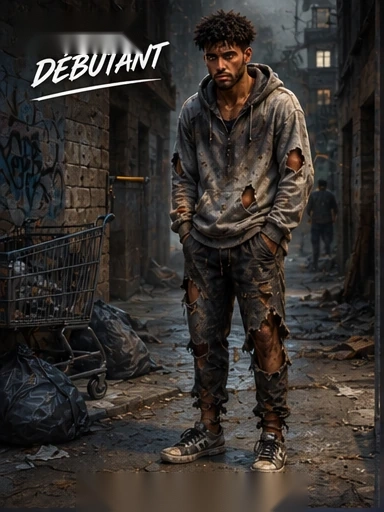
#> input picture assets/characters/male/medium/brown/male_textured/01-debutant.webp, 384 x 512 px, found by its file name
$ python build_beginner_layers.py
#> lines starting #> are read from the running program, lines starting #| are printed output that depends on the picture; after the words box and inside, x2 and y2 are one past the last pixel; in counts of white or black regions, pixels touching at a corner belong together
from pathlib import Path
import cv2
import numpy as np

SRC = Path('assets/characters/male/medium/brown/male_textured/01-debutant.webp')
OUT_DIR = Path('assets/characters/male/medium/brown/male_textured/generated')
OUT_DIR.mkdir(parents=True, exist_ok=True)

img = cv2.imread(str(SRC), cv2.IMREAD_COLOR)
#> img is the input picture: shape (512, 384, 3); mean B, G, R 45.5, 49.1, 53.9
if img is None:
    raise SystemExit('Unable to load beginner asset')

h, w = img.shape[:2]
#> h = 512; w = 384

# GrabCut autour du personnage central. Les coordonnées sont proportionnelles
# afin de rester robustes si l'image source change légèrement de résolution.
mask = np.full((h, w), cv2.GC_BGD, dtype=np.uint8)

# Zone probable du personnage.
x0, y0 = int(w * 0.28), int(h * 0.025)
#> x0 = 107; y0 = 12
x1, y1 = int(w * 0.73), int(h * 0.965)
#> x1 = 280; y1 = 494
mask[y0:y1, x0:x1] = cv2.GC_PR_FGD

# Coeur certain du personnage : tête, torse et jambes centrales.
cv2.ellipse(mask, (int(w*.51), int(h*.13)), (int(w*.11), int(h*.12)), 0, 0, 360, cv2.GC_FGD, -1)
cv2.rectangle(mask, (int(w*.38), int(h*.18)), (int(w*.64), int(h*.62)), cv2.GC_FGD, -1)
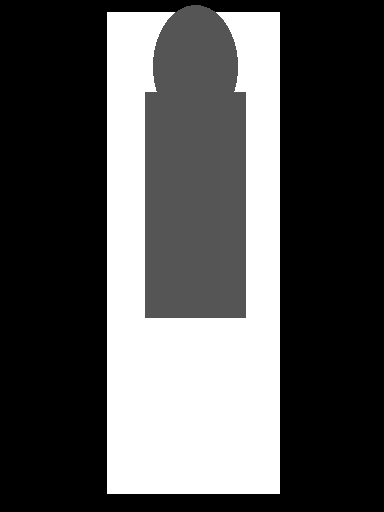
#> mask: shape (512, 384); min 0, max 3, mean 0.98; drawn with min black and max white
cv2.rectangle(mask, (int(w*.40), int(h*.55)), (int(w*.62), int(h*.91)), cv2.GC_FGD, -1)
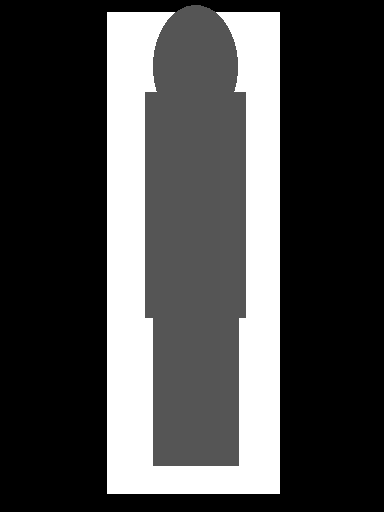
#> mask: shape (512, 384); 6.47% of pixels changed, all inside (x1, y1, x2, y2) = (153, 318, 239, 466); drawn with min black and max white

bgd = np.zeros((1, 65), np.float64)
fgd = np.zeros((1, 65), np.float64)
cv2.grabCut(img, mask, None, bgd, fgd, 10, cv2.GC_INIT_WITH_MASK)

fg = np.where((mask == cv2.GC_FGD) | (mask == cv2.GC_PR_FGD), 1, 0).astype(np.uint8)

# Garde le plus gros composant connecté dans la zone centrale.
num, labels, stats, _ = cv2.connectedComponentsWithStats(fg, 8)
#> num = 26
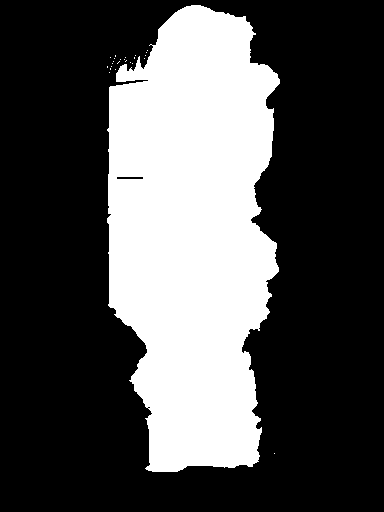
#> fg: shape (512, 384); values 0 (black) and 1 (white), 31.6% white; 25 white regions (24 under 20 px), largest, box (x1, y1, x2, y2) and area: (107, 5, 280, 472) 62033
if num > 1:
    candidates = []
    for i in range(1, num):
        cx = stats[i, cv2.CC_STAT_LEFT] + stats[i, cv2.CC_STAT_WIDTH] / 2
        cy = stats[i, cv2.CC_STAT_TOP] + stats[i, cv2.CC_STAT_HEIGHT] / 2
        area = stats[i, cv2.CC_STAT_AREA]
        if w*.25 < cx < w*.78 and h*.02 < cy < h*.98:
            candidates.append((area, i))
    if candidates:
        _, keep = max(candidates)
#> keep = 1
        fg = (labels == keep).astype(np.uint8)

# Nettoyage et contour légèrement adouci.
kernel = np.ones((3, 3), np.uint8)
fg = cv2.morphologyEx(fg, cv2.MORPH_OPEN, kernel, iterations=1)
fg = cv2.morphologyEx(fg, cv2.MORPH_CLOSE, kernel, iterations=2)
alpha = cv2.GaussianBlur((fg * 255).astype(np.uint8), (5, 5), 0)

rgba = cv2.cvtColor(img, cv2.COLOR_BGR2BGRA)
rgba[:, :, 3] = alpha
cv2.imwrite(str(OUT_DIR / '01-debutant-character.png'), rgba)

# Création d'un décor sans personnage. Le masque est dilaté pour éviter un halo.
inpaint_mask = cv2.dilate((fg * 255).astype(np.uint8), np.ones((13,13), np.uint8), iterations=2)
bg = cv2.inpaint(img, inpaint_mask, 9, cv2.INPAINT_TELEA)
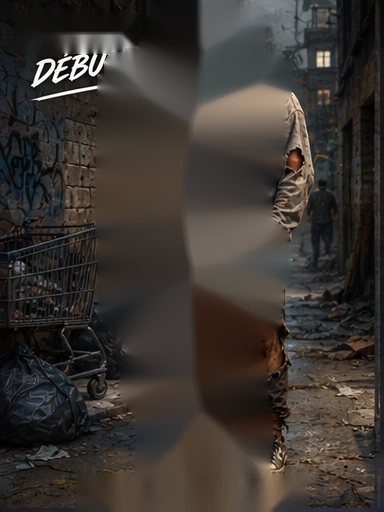
#> bg: shape (512, 384, 3); mean B, G, R 49.5, 53.7, 59.2

# Efface aussi les deux légendes intégrées à l'image source (haut gauche + bas).
text_mask = np.zeros((h, w), dtype=np.uint8)
cv2.rectangle(text_mask, (0, 0), (int(w*.58), int(h*.20)), 255, -1)
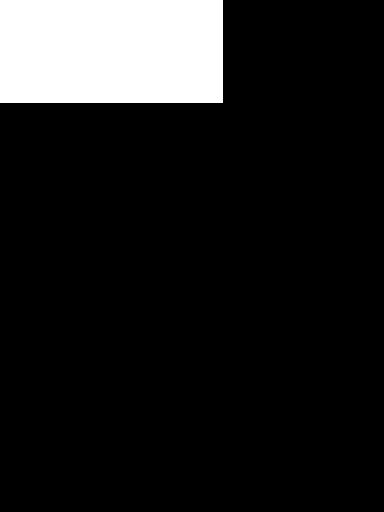
#> text_mask: shape (512, 384); 11.7% white; 1 white region, box (x1, y1, x2, y2) and area: (0, 0, 223, 103) 22969
cv2.rectangle(text_mask, (int(w*.15), int(h*.90)), (int(w*.86), h-1), 255, -1)
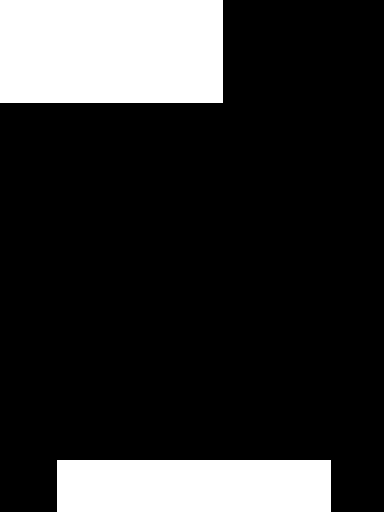
#> text_mask: shape (512, 384); 18.9% white; 2 white regions, box (x1, y1, x2, y2) and area: (0, 0, 223, 103) 22969, (57, 460, 331, 512) 14248
bg = cv2.inpaint(bg, text_mask, 7, cv2.INPAINT_TELEA)
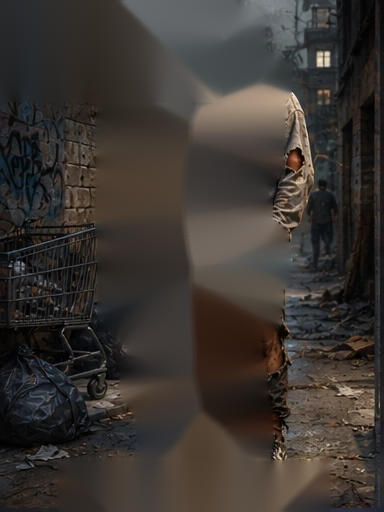
#> bg: shape (512, 384, 3); mean B, G, R 50, 54.3, 59.7
cv2.imwrite(str(OUT_DIR / '01-debutant-background.webp'), bg, [cv2.IMWRITE_WEBP_QUALITY, 92])

print('Generated beginner background and transparent character layers')

$ run again, with assets/characters/male/medium/brown/male_textured/15-hustler.webp copied over assets/characters/male/medium/brown/male_textured/01-debutant.webp
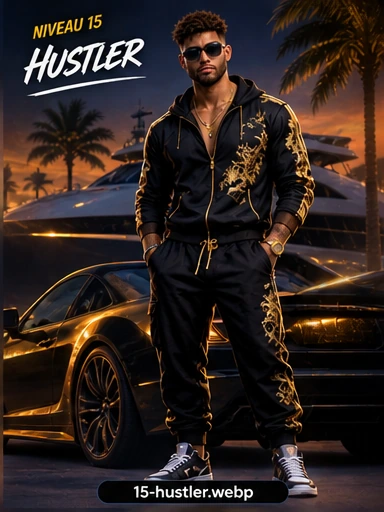
#> input picture assets/characters/male/medium/brown/male_textured/15-hustler.webp, 384 x 512 px, found by its file name
#> img is the input picture: shape (512, 384, 3); mean B, G, R 31.7, 35.3, 47
#> `num, labels, stats, _ = cv2.connectedComponentsWithStats(fg, 8)`:
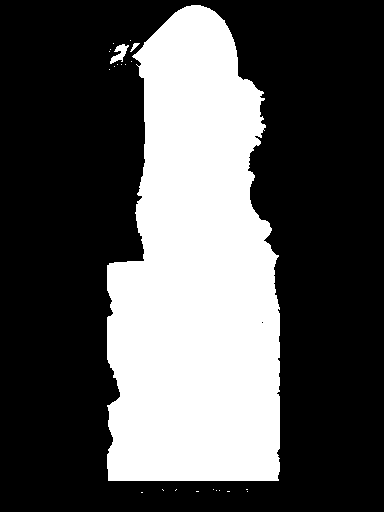
#> fg: shape (512, 384); values 0 (black) and 1 (white), 32.9% white; 23 white regions (20 under 20 px), largest, box (x1, y1, x2, y2) and area: (107, 5, 280, 481) 64383, (110, 44, 129, 64) 174, (130, 43, 140, 52) 35
#> `bg = cv2.inpaint(bg, text_mask, 7, cv2.INPAINT_TELEA)`:
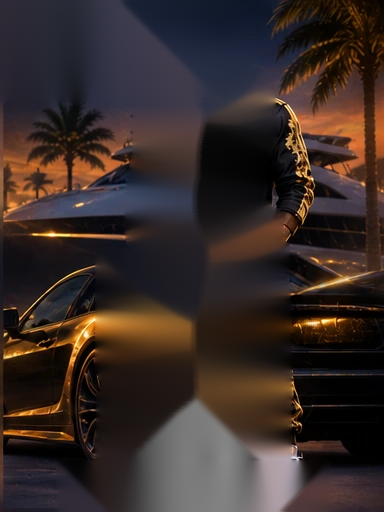
#> bg: shape (512, 384, 3); mean B, G, R 40.6, 43.8, 56.2
